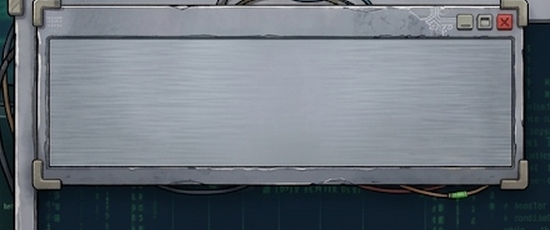
#> input picture scratch/actual_window_bg.png, 550 x 230 px
$ python contact_sheet_utc.py ../scratch/actual_window_bg.png
#> lines starting #> are read from the running program, lines starting #| are printed output that depends on the picture; pictures that were not available may be replaced by others from this repository, and a replacement may not be noted
from pathlib import Path
import sys
from PIL import Image, ImageDraw, ImageOps

pattern = sys.argv[1] if len(sys.argv) > 1 else "*"
files = sorted(Path("stages/utc-real/source").glob(pattern))
cell_w, cell_h = 320, 210
sheet = Image.new("RGB", (cell_w * 4, cell_h * ((len(files) + 3) // 4)), (20, 25, 28))
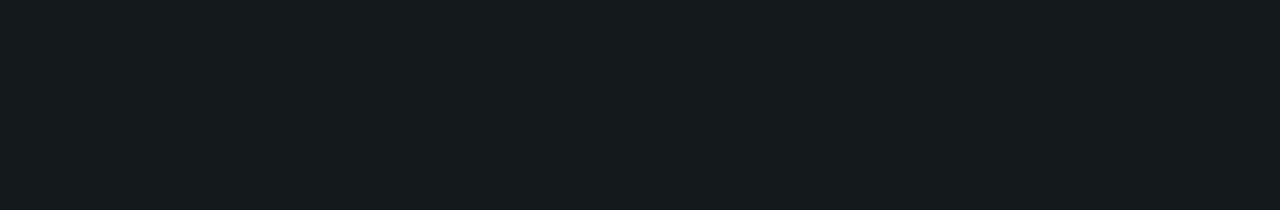
#> sheet: PIL image 1280x210 RGB; mean R, G, B 20, 25, 28
draw = ImageDraw.Draw(sheet)
for index, path in enumerate(files):
    x = index % 4 * cell_w
    y = index // 4 * cell_h
    image = Image.open(path).convert("RGB")
#> image is the input picture: PIL image 550x230 RGB; mean R, G, B 108.1, 115.9, 124.2
    sheet.paste(ImageOps.fit(image, (cell_w, cell_h - 25)), (x, y + 25))
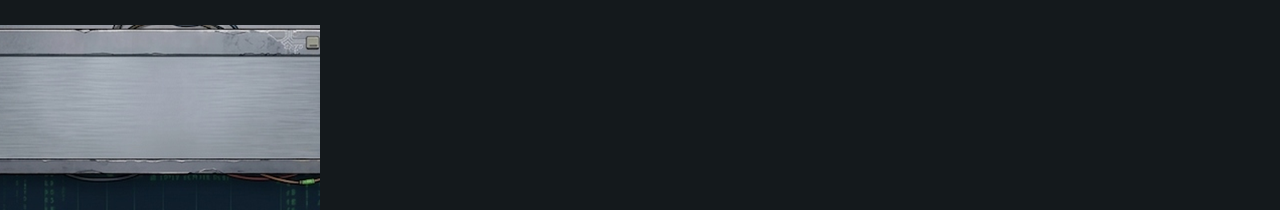
#> sheet: PIL image 1280x210 RGB; mean R, G, B 41.3, 47, 51.4
    draw.text((x + 5, y + 5), path.name, fill="white")
suffix = pattern.replace("*", "todos").replace(".", "-")
sheet.save(f"stages/utc-real/contacto-{suffix}.jpg", quality=88)
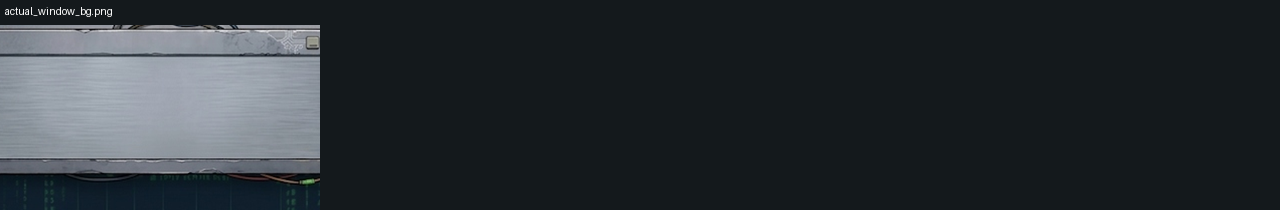
#> saved as actual_window_bg-png.jpg: PIL image 1280x210 RGB; mean R, G, B 41.5, 47.2, 51.6
